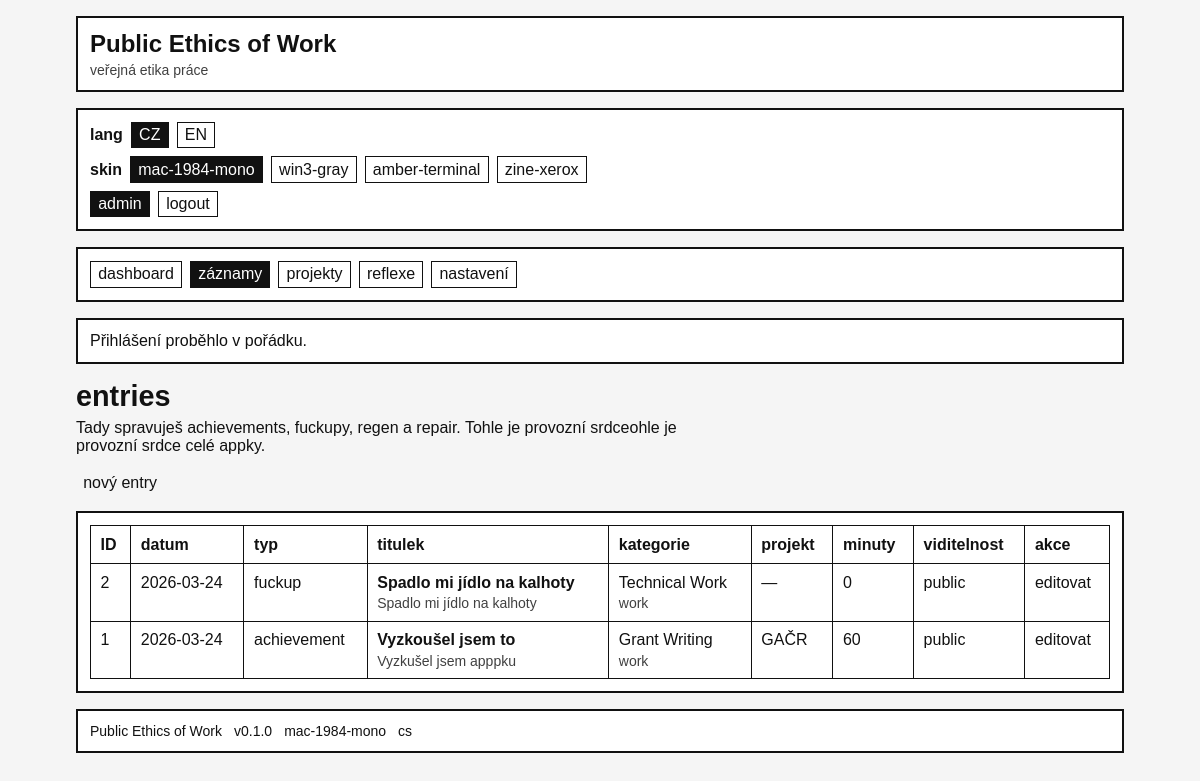
Before: /admin/entries (signed in) with the older database file.
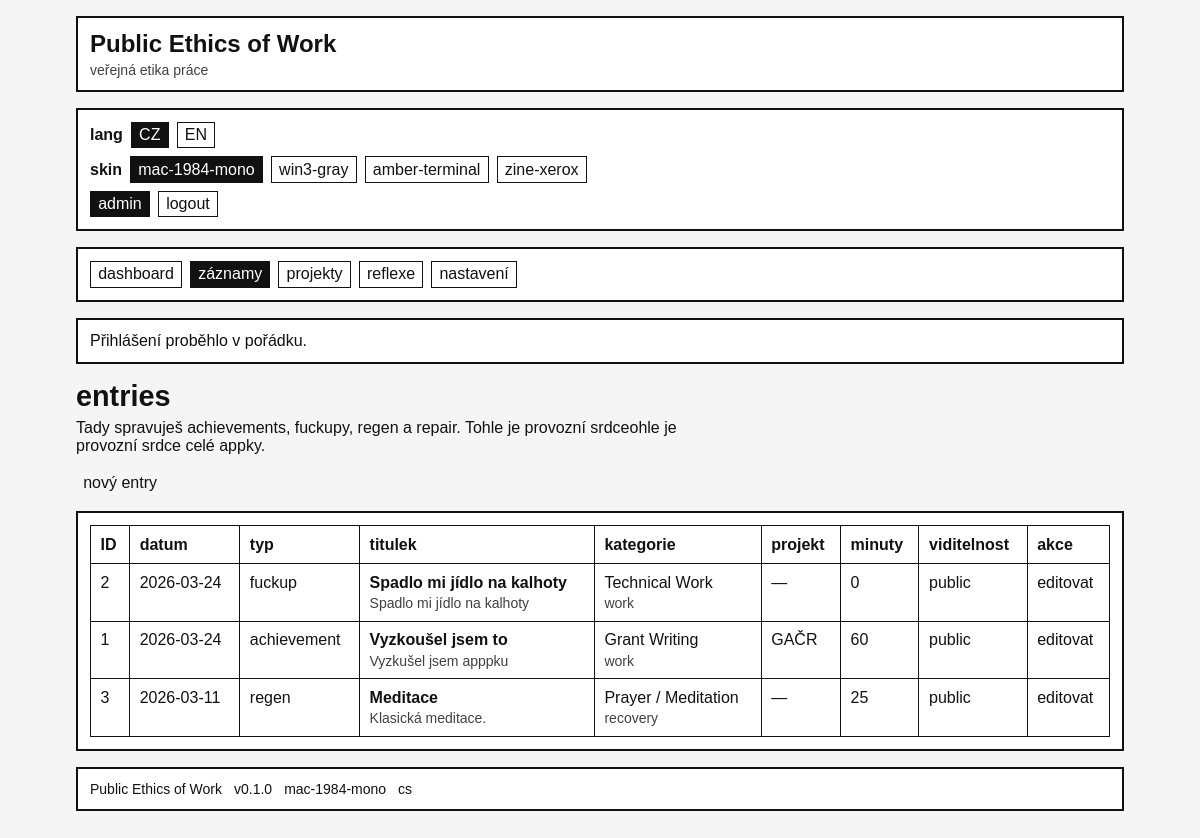
After: the same page with the newer database file.
### tables this page shows
CREATE TABLE entries (
    id INTEGER PRIMARY KEY AUTOINCREMENT,
    entry_date DATE NOT NULL,
    slug VARCHAR(255) UNIQUE,

    entry_type VARCHAR(20) NOT NULL
        CHECK (entry_type IN ('achievement', 'fuckup', 'regen', 'repair')),

    title VARCHAR(255),
    body TEXT NOT NULL,
    public_text TEXT,
    private_notes TEXT,

    minutes INTEGER NOT NULL DEFAULT 0
        CHECK (minutes >= 0),

    category_id INTEGER NOT NULL,
    project_id INTEGER,

    visibility VARCHAR(20) NOT NULL DEFAULT 'private'
        CHECK (visibility IN ('private', 'public', 'internal')),

    locale VARCHAR(20) NOT NULL DEFAULT 'cs'
        CHECK (locale IN ('cs', 'en', 'bilingual')),

    is_invisible_work INTEGER NOT NULL DEFAULT 0
        CHECK (is_invisible_work IN (0, 1)),

    workload_override DECIMAL(10,2),
    recovery_override DECIMAL(10,2),

    what_happened TEXT,
    why_it_matters TEXT,
    my_take TEXT,
    next_time TEXT,

    allow_reflections INTEGER NOT NULL DEFAULT 0
        CHECK (allow_reflections IN (0, 1)),

    repair_of_entry_id INTEGER,

    created_at DATETIME NOT NULL DEFAULT CURRENT_TIMESTAMP,
    updated_at DATETIME NOT NULL DEFAULT CURRENT_TIMESTAMP,

    FOREIGN KEY (category_id)
        REFERENCES categories(id)
        ON UPDATE CASCADE
        ON DELETE RESTRICT,

    FOREIGN KEY (project_id)
        REFERENCES projects(id)
        ON UPDATE CASCADE
        ON DELETE SET NULL,

    FOREIGN KEY (repair_of_entry_id)
        REFERENCES entries(id)
        ON UPDATE CASCADE
        ON DELETE SET NULL
);

CREATE TABLE categories (
    id INTEGER PRIMARY KEY AUTOINCREMENT,
    name VARCHAR(100) NOT NULL,
    slug VARCHAR(100) NOT NULL UNIQUE,
    kind VARCHAR(20) NOT NULL
        CHECK (kind IN ('work', 'recovery')),
    intensity_weight DECIMAL(6,2) NOT NULL DEFAULT 1.00
        CHECK (intensity_weight >= 0),
    recovery_weight DECIMAL(6,2) NOT NULL DEFAULT 0.00
        CHECK (recovery_weight >= 0),
    is_system INTEGER NOT NULL DEFAULT 1
        CHECK (is_system IN (0, 1)),
    sort_order INTEGER NOT NULL DEFAULT 0,
    created_at DATETIME NOT NULL DEFAULT CURRENT_TIMESTAMP,
    updated_at DATETIME NOT NULL DEFAULT CURRENT_TIMESTAMP
);

CREATE TABLE projects (
    id INTEGER PRIMARY KEY AUTOINCREMENT,
    title VARCHAR(255) NOT NULL,
    slug VARCHAR(255) NOT NULL UNIQUE,
    description TEXT,
    public_label VARCHAR(255),
    visibility VARCHAR(20) NOT NULL DEFAULT 'private'
        CHECK (visibility IN ('private', 'public', 'masked')),
    status VARCHAR(20) NOT NULL DEFAULT 'active'
        CHECK (status IN ('active', 'paused', 'archived', 'completed')),
    locale VARCHAR(20) NOT NULL DEFAULT 'cs'
        CHECK (locale IN ('cs', 'en', 'bilingual')),
    is_featured INTEGER NOT NULL DEFAULT 0
        CHECK (is_featured IN (0, 1)),
    sort_order INTEGER NOT NULL DEFAULT 0,
    created_at DATETIME NOT NULL DEFAULT CURRENT_TIMESTAMP,
    updated_at DATETIME NOT NULL DEFAULT CURRENT_TIMESTAMP
);

### app/Views/admin/entries/index.php (the view)
<section class="page-section">
    <header class="page-header">
        <h1><?php echo e($page_title ?? t('page.admin_entries_title')); ?></h1>
        <p class="page-lead">
            Tady spravuješ achievements, fuckupy, regen a repair. Tohle je provozní srdceohle je provozní srdce celé appky.
        </p>
    </header>
    <div class="toolbar">
        <a href="<?php echo e(route_url('admin.entries.create')); ?>" class="button-link">
            <?php echo e(t('action.new_entry')); ?>
        </a>
    </div>
    <?php if (empty($entries)): ?>
        <article class="card">
            <p>Zatím tu není žádný entry.</p>
        </article>
    <?php else: ?>
        <article class="card">
            <div class="table-wrap">
                <table class="admin-table">
                    <thead>
                        <tr>
                            <th>ID</th>
                            <th><?php echo e(t('label.date')); ?></th>
                            <th><?php echo e(t('label.type')); ?></th>
                            <th><?php echo e(t('label.title')); ?></th>
                            <th><?php echo e(t('label.category')); ?></th>
                            <th><?php echo e(t('label.project')); ?></th>
                            <th><?php echo e(t('label.minutes')); ?></th>
                            <th><?php echo e(t('label.visibility')); ?></th>
                            <th>akce</th>
                        </tr>
                    </thead>
                    <tbody>
                        <?php foreach ($entries as $entry): ?>
                            <tr>
                                <td><?php echo e((string) $entry['id']); ?></td>
                                <td><?php echo e($entry['entry_date']); ?></td>
                                <td><?php echo e($entry['entry_type']); ?></td>
                                <td>
                                    <strong><?php echo e($entry['title'] ?? '(bez titulku)'); ?></strong>
                                    <div class="table-subline">
                                        <?php echo e(mb_strimwidth(strip_tags($entry['body']), 0, 110, '…', 'UTF-8')); ?>
                                    </div>
                                </td>
                                <td>
                                    <?php echo e($entry['category_name']); ?>
                                    <div class="table-subline"><?php echo e($entry['category_kind']); ?></div>
                                </td>
                                <td><?php echo e($entry['project_title'] ?? '—'); ?></td>
                                <td><?php echo e((string) $entry['minutes']); ?></td>
                                <td><?php echo e($entry['visibility']); ?></td>
                                <td>
                                    <a href="<?php echo e(route_url('admin.entries.edit', ['id' => $entry['id']])); ?>">
                                        <?php echo e(t('action.edit')); ?>
                                    </a>
                                </td>
                            </tr>
                        <?php endforeach; ?>
                    </tbody>
                </table>
            </div>
        </article>
    <?php endif; ?>
</section>

### app/Core/Router.php (shortened to what the changed rows need)
<?php
class Router
{
    public static function dispatch(): void
    {
        $method = strtoupper($_SERVER['REQUEST_METHOD'] ?? 'GET');
        $uri = $_SERVER['REQUEST_URI'] ?? '/';
        $path = self::normalizePath((string) parse_url($uri, PHP_URL_PATH));
        $routes = config('routes', []);
        foreach ($routes as $route) {
            if (strtoupper($route['method']) !== $method) {
                continue;
            }
            $params = self::match($route['path'], $path);
            if ($params === null) {
                continue;
            }
            if (!empty($route['handler'])) {
                self::runHandler($route, $params);
                return;
            }
            return;
        }
    }
    protected static function runHandler(array $route, array $params = []): void
    {
        $handler = $route['handler'];
        [$class, $method] = $handler;
        call_user_func([$class, $method], $params);
    }
    protected static function match(string $routePath, string $requestPath): ?array
    {
        $pattern = preg_replace_callback(
            '#\{([a-zA-Z_][a-zA-Z0-9_]*)\}#',
            static fn(array $matches) => '(?P<' . $matches[1] . '>[^/]+)',
            $routePath
        );
        $pattern = '#^' . rtrim($pattern, '/') . '$#';
        if ($routePath === '/') {
            $pattern = '#^/$#';
        }
        if (!preg_match($pattern, $requestPath, $matches)) {
            return null;
        }
        $params = [];
        return $params;
    }
    protected static function normalizePath(string $path): string
    {
        $path = '/' . trim($path, '/');
        return $path === '//' ? '/' : $path;
    }
}

### app/Views/layout.php (shortened to what the changed rows need)
<!DOCTYPE html>
<html lang="<?php echo e(current_locale()); ?>">
<head>
    <link rel="stylesheet" href="<?php echo e(asset('assets/css/base.css')); ?>">
    <link rel="stylesheet" href="<?php echo e(asset('assets/css/skins/' . current_skin() . '.css')); ?>">
</head>
<body class="<?php echo is_admin_route() ? 'is-admin' : 'is-public'; ?>" data-skin="<?php echo e(current_skin()); ?>">
    <div class="app-shell">
        <header class="site-header">
            <div class="site-branding">
                <div class="site-title-wrap">
                    <a class="site-title" href="<?php echo e(route_url('home')); ?>">
                        <?php echo e(config('app.app_name')); ?>
                    </a>
                    <div class="site-tagline">
                        <?php echo e(config('app.site_meta.tagline_' . current_locale(), 'public ethics of work')); ?>
                    </div>
                </div>
            </div>
            <div class="site-controls">
                <div class="control-group">
                    <span class="control-label">lang</span>
                    <a href="<?php echo e(url('?lang=cs')); ?>" class="control-link <?php echo current_locale() === 'cs' ? 'is-active' : ''; ?>">CZ</a>
                    <a href="<?php echo e(url('?lang=en')); ?>" class="control-link <?php echo current_locale() === 'en' ? 'is-active' : ''; ?>">EN</a>
                </div>
                <div class="control-group">
                    <span class="control-label">skin</span>
                    <?php foreach (config('app.available_skins', []) as $skin): ?>
                        <a href="<?php echo e(url('?skin=' . rawurlencode($skin))); ?>" class="control-link <?php echo current_skin() === $skin ? 'is-active' : ''; ?>">
                            <?php echo e($skin); ?>
                        </a>
                    <?php endforeach; ?>
                </div>
                <div class="control-group">
                    <?php if (\App\Core\Auth::check()): ?>
                        <a href="<?php echo e(route_url('admin.dashboard')); ?>" class="control-link <?php echo route_starts_with('admin.') ? 'is-active' : ''; ?>">
                            admin
                        </a>
                        <form method="post" action="<?php echo e(route_url('auth.logout')); ?>" class="inline-form">
                            <button type="submit" class="control-link control-button">
                                <?php echo e(t('nav.logout')); ?>
                            </button>
                        </form>
                    <?php else: ?>
                        <a href="<?php echo e(route_url('auth.login')); ?>" class="control-link <?php echo route_is('auth.login') ? 'is-active' : ''; ?>">
                            <?php echo e(t('nav.login')); ?>
                        </a>
                    <?php endif; ?>
                </div>
            </div>
        </header>
        <nav class="site-nav" aria-label="Main navigation">
            <?php foreach (navigation_items() as $item): ?>
                <a
                    href="<?php echo e(route_url($item['route'])); ?>"
                    class="nav-link <?php echo route_starts_with($item['route']) ? 'is-active' : ''; ?>"
                >
                    <?php echo e(t($item['label_key'])); ?>
                </a>
            <?php endforeach; ?>
        </nav>
        <?php if ($success = get_flash('success')): ?>
            <div class="flash flash-success"><?php echo e((string) $success); ?></div>
        <?php endif; ?>
        <main class="site-main">
            <?php echo $content; ?>
        </main>
        <footer class="site-footer">
            <div class="footer-line">
                <span><?php echo e(config('app.app_name')); ?></span>
                <span>v<?php echo e(config('app.app_version')); ?></span>
                <span><?php echo e(current_skin()); ?></span>
                <span><?php echo e(current_locale()); ?></span>
            </div>
        </footer>
    </div>
</body>
</html>

Changed rows visible on the page:
added entries: id "3", entry_date "2026-03-11", entry_type "regen", title "Meditace", body "Klasická meditace.", category.name "Prayer / Meditation", category.kind "recovery", project_title "—", minutes "25", visibility "public"
